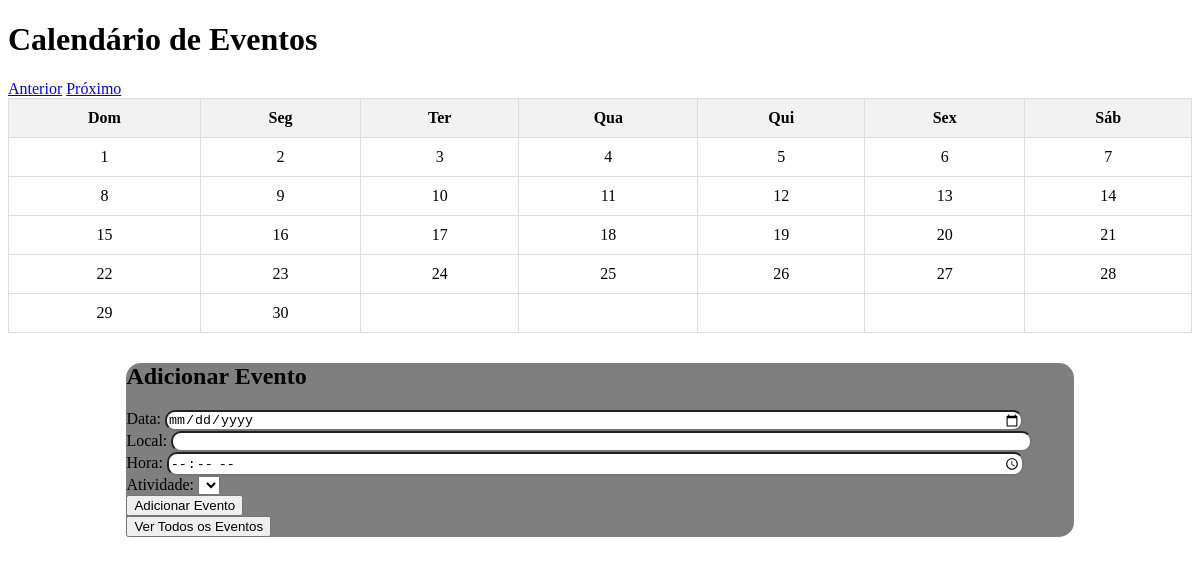
Before: /benkyo_project/calendario/index.php with the older database file.
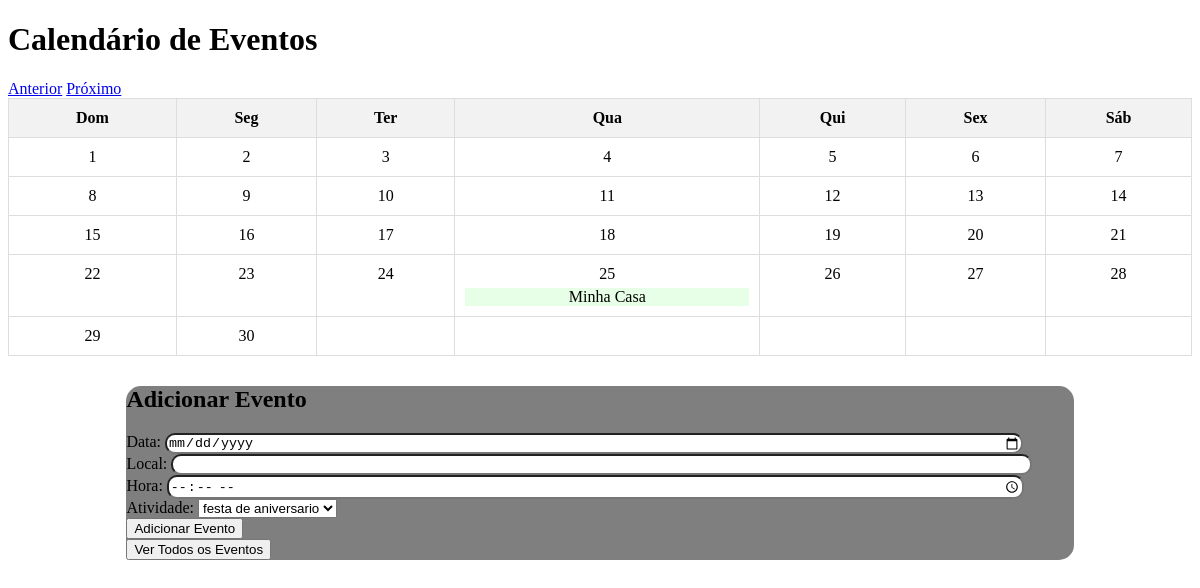
After: the same page with the newer database file.
### tables this page shows
CREATE TABLE `evento` (
  `idEvento` int(11) NOT NULL,
  `idUsuario` int(11) NOT NULL,
  `idAtividade` int(11) NOT NULL,
  `dataEvento` date NOT NULL,
  `horaEvento` time NOT NULL,
  `localEvento` varchar(255) NOT NULL
);

### benkyo_project/calendario/index.php (the view, shortened to what this page needs)
<?php
$mysqli = new PDO("mysql:host=localhost;dbname=benkyo_project", "root", "vertrigo");
function getEvents($mysqli, $month, $year) {
    $start_date = "$year-$month-01";
    $end_date = date("Y-m-t", strtotime($start_date));
    $query = "SELECT * FROM evento WHERE dataEvento BETWEEN '$start_date' AND '$end_date'";
    $result = $mysqli->query($query);
    $events = [];
    while ($row = $result->fetch(PDO::FETCH_ASSOC)) {
        $events[$row['dataEvento']][] = $row;
    }
    return $events;
}
$month = isset($_GET['month']) ? $_GET['month'] : date('m');
$year = isset($_GET['year']) ? $_GET['year'] : date('Y');
$events = getEvents($mysqli, $month, $year);
?>
<!DOCTYPE html>
<html lang="pt-BR">
<head>
</head>
<body>
    <h1>Calendário de Eventos</h1>
    <a href="?month=<?= $month == 1 ? 12 : $month - 1 ?>&year=<?= $month == 1 ? $year - 1 : $year ?>">Anterior</a>
    <a href="?month=<?= $month == 12 ? 1 : $month + 1 ?>&year=<?= $month == 12 ? $year + 1 : $year ?>">Próximo</a>
    <table class="calendar">
        <tr>
            <th>Dom</th><th>Seg</th><th>Ter</th><th>Qua</th><th>Qui</th><th>Sex</th><th>Sáb</th>
        </tr>
        <?php
        $first_day = date('w', strtotime("$year-$month-01"));
        $days_in_month = date('t', strtotime("$year-$month-01"));
        $day_counter = 1;
        for ($week = 0; $week < 6; $week++) {
            echo '<tr>';
            for ($day = 0; $day < 7; $day++) {
                if ($week == 0 && $day < $first_day) {
                    echo '<td></td>';
                } elseif ($day_counter > $days_in_month) {
                    echo '<td></td>';
                } else {
                    $date = "$year-$month-" . str_pad($day_counter, 2, '0', STR_PAD_LEFT);
                    echo "<td>";
                    echo $day_counter;
                    if (isset($events[$date])) {
                        foreach ($events[$date] as $event) {
                            echo "<div class='event'>{$event['localEvento']}
                                    <div class='event-details'>{$event['horaEvento']}</div>
                                  </div>";
                        }
                    }
                    echo "</td>";
                    $day_counter++;
                }
            }
            echo '</tr>';
            if ($day_counter > $days_in_month) {
                break;
            }
        }
        ?>
    </table>
    <div class="box-eventos">
        <h2>Adicionar Evento</h2>
        <form action="calendario/add_event.php" method="post">
    <label for="event_date">Data:</label>
    <input type="date" id="event_date" class="input-eventos" name="event_date" required> <br>
    <label for="event_local">Local:</label>
    <input type="text" id="event_local" class="input-eventos" name="event_local" required><br>
    <label for="event_hora">Hora:</label>
    <input type="time" id="event_hora" class="input-eventos" name="event_hora" required><br>
    <label for="idAtividade">Atividade:</label>
    <select id="idAtividade" name="idAtividade" required>
        <?php
        $atividade_query = "SELECT * FROM atividade";
        $atividade_result = $mysqli->query($atividade_query);
        while ($atividade = $atividade_result->fetch(PDO::FETCH_ASSOC)) {
            echo "<option value='{$atividade['idAtividade']}'>{$atividade['descricaoAtividade']}</option>";
        }
        ?>
    </select><br>
    <button type="submit">Adicionar Evento</button>
</form>
        <button onclick="window.location.href='calendario/all_events.php'">Ver Todos os Eventos</button>
    </div>
</body>
</html>

Changed rows visible on the page:
added evento: localEvento "Minha Casa"
Other visible differences:
form field idAtividade: (not shown) → "festa de aniversario"
